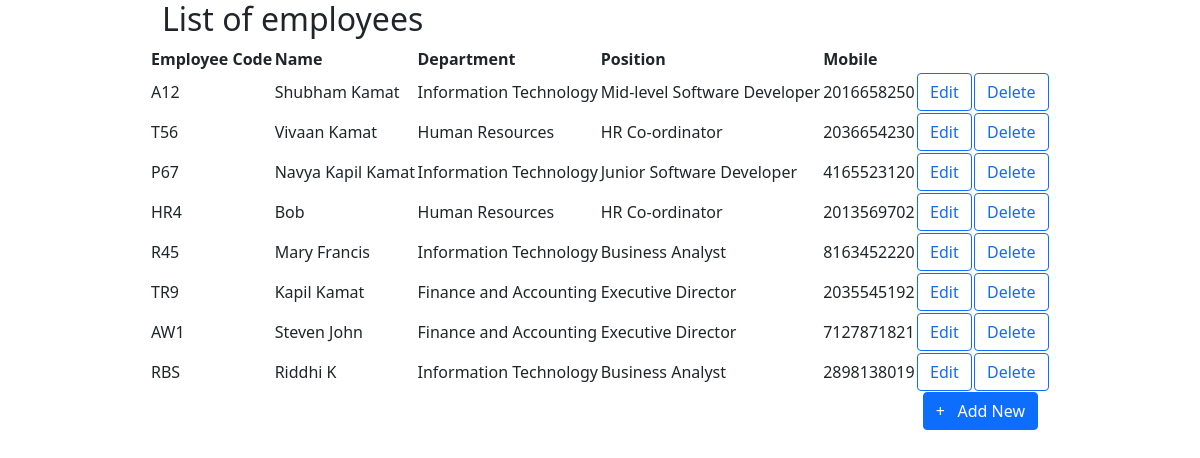
The page /list/ on the database as committed earlier.
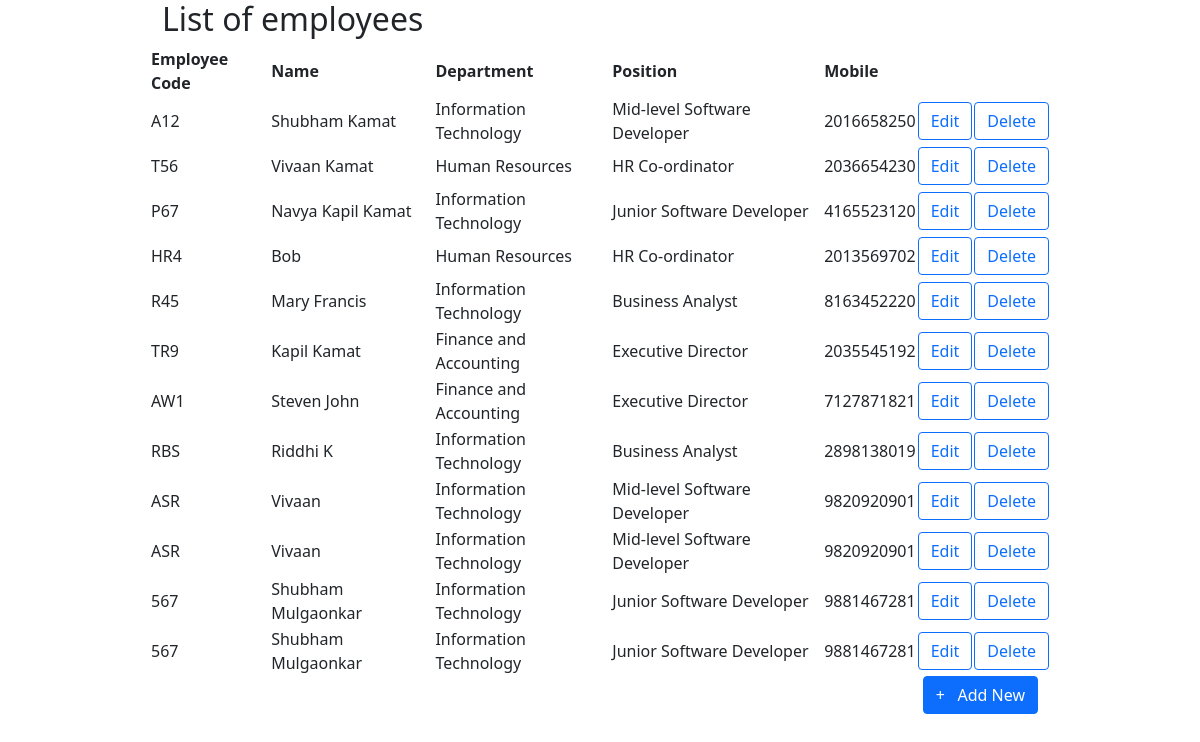
The same page on the database as committed later.
### employee_register/models.py (models this page shows)
class Employee(models.Model):
	fullname = models.CharField(max_length = 100)
	emp_code = models.CharField(max_length = 3)
	mobile = models.CharField(max_length = 10)
	position = models.ForeignKey(Position, on_delete = models.CASCADE)
	department = models.ForeignKey(Department, on_delete = models.CASCADE)

class Department(models.Model):
	department = models.CharField(max_length = 100)
	def __str__(self):
		return self.department

class Position(models.Model):
	title = models.CharField(max_length = 100)
	def __str__ (self):
		return self.title

### employee_register/views.py (the view)
# urls.py: path('list/', views.employee_list, name="employee_list"),
def employee_list(request):
	if request.method == "GET":
		employees = Employee.objects.all()
		return render(request, "employee_register/employeelist.html", {'employees' : employees})

### employee_register/templates/employee_register/employeelist.html
{% extends 'employee_register/base.html' %}
{% block content %}
	<div class="row" style="background-color : #EBECF0, padding: 20px; max-width: 75vw; margin: auto;">
		<h2> List of employees </h2>
		<table>
			<thead>
				<th>Employee Code</th>
				<th>Name</th>
				<th>Department</th>
				<th>Position</th>
				<th>Mobile</th>
			</thead>
			<tbody>
				{% for employee in employees %}
				<tr>
					<td>{{ employee.emp_code }}</td>
					<td>{{ employee.fullname }}</td>
					<td>{{ employee.department }}</td>
					<td>{{ employee.position }}</td>
					<td>{{ employee.mobile }}</td>
					<td><a href = "{% url 'employee_update' employee.id %}" class ="btn btn-outline-primary">Edit</a></td>
					<td><a href="{% url 'employee_delete' employee.id %}" class = "btn btn-outline-primary">Delete</a></td>
				</tr>
				{% endfor %}
			</tbody>
		</table>
		<div style="text-align: right"><a href="{% url 'employee_form' %}" class="btn btn-primary">+ &nbsp; Add New</a></div>
	</div>
{% endblock %}

### employee_register/templates/employee_register/base.html (shortened to what this page needs)
<!DOCTYPE HTML>
<html>
	<head>
		<link href="https://cdn.jsdelivr.net/npm/bootstrap@5.1.3/dist/css/bootstrap.min.css" rel="stylesheet">
	</head>
	<body>
		{% block content %}
		{% endblock content %}
	</body>
</html>

Rows that differ between the two databases and show on the page:
added Employee: emp_code "ASR", fullname "Vivaan", department "Information Technology", position "Mid-level Software Developer", mobile "9820920901"
added Employee: emp_code "ASR", fullname "Vivaan", department "Information Technology", position "Mid-level Software Developer", mobile "9820920901"
added Employee: emp_code "567", fullname "Shubham Mulgaonkar", department "Information Technology", position "Junior Software Developer", mobile "9881467281"
added Employee: emp_code "567", fullname "Shubham Mulgaonkar", department "Information Technology", position "Junior Software Developer", mobile "9881467281"
